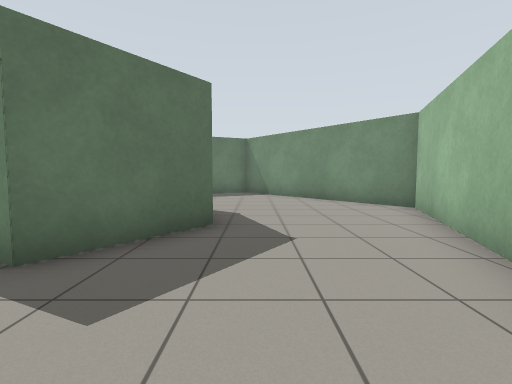
view 1 (above)

12 first-person views from a walk through a robot-simulator world made for Gazebo. The camera is 0.94 m above the floor, tilts 4° down and sees 85° across. The floor is counted in squares, 1 m on a side. Each view is taken from the middle of a square. On the plan, view 1 faces up. The plan holds only what a view shows up to about 11 squares ahead; the rest is blank.

view 2
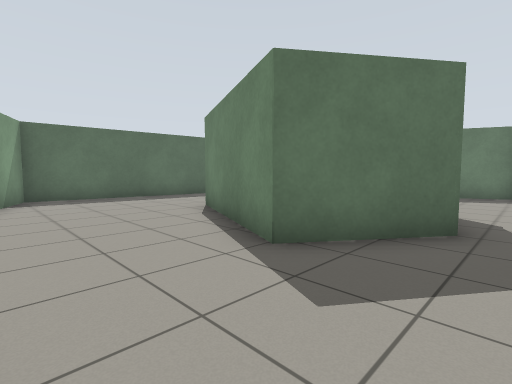

view 3
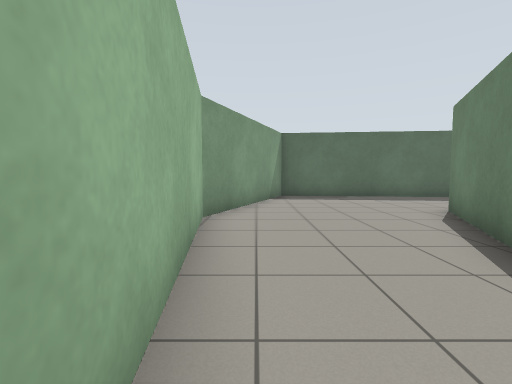

view 4
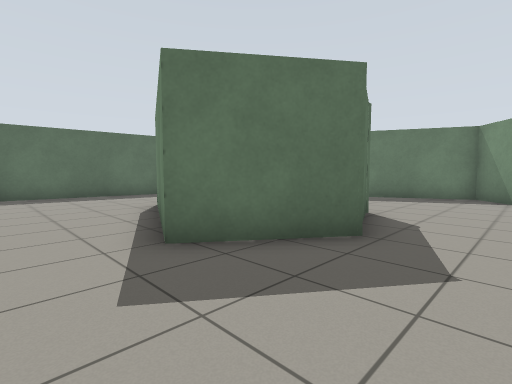

view 5
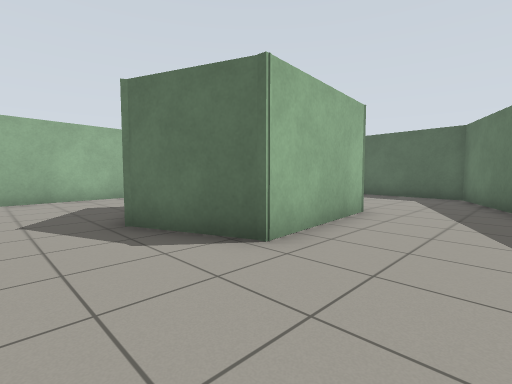

view 6
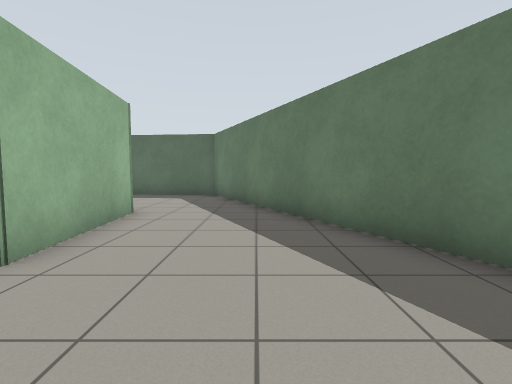

view 7
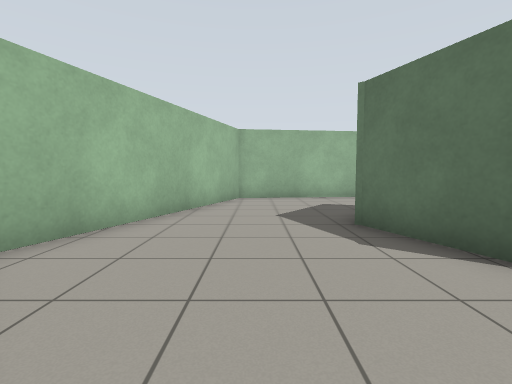

view 8
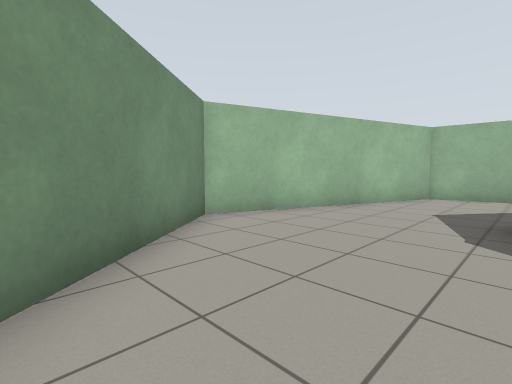

view 9
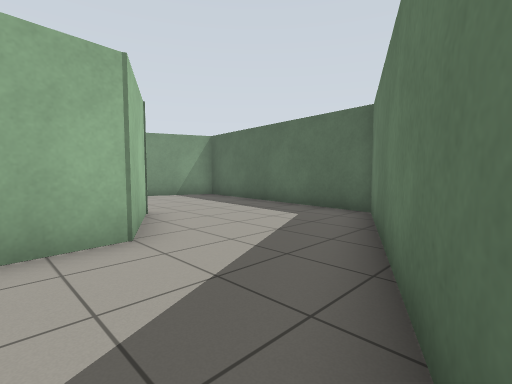

view 10
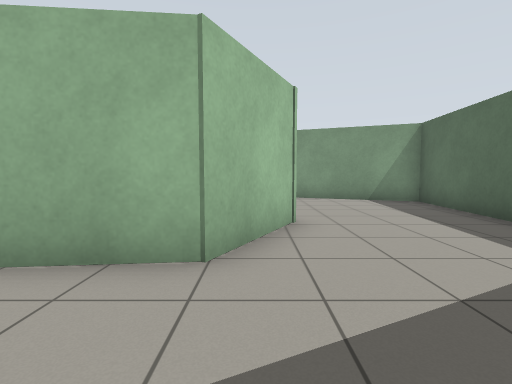

view 11
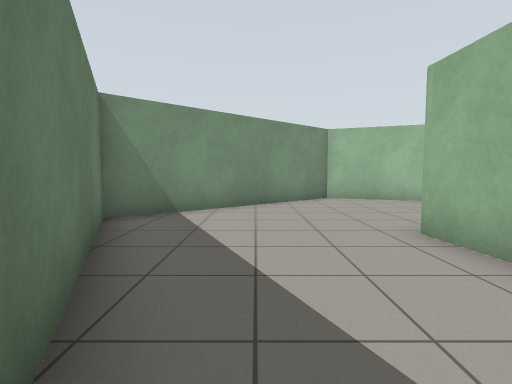

view 12
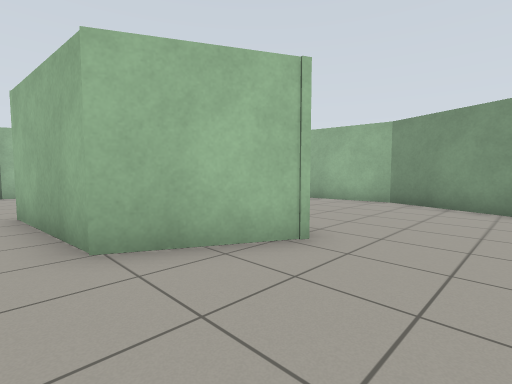

### Floor plan
Points are (right, up) in squares from view 1. A wall is a line through its corners. A room is listed if a view was taken in it or the views show most of it. See-through windows are left out.
Room 1 (views 1, 2, 3, 4, 5, 6, 7, 8, 9, 10, 11, 12)
walls: (-2.4, 2.7) (-6.7, 4.7) (-5.5, 7.1) (-1.8, 7.5) (-0.8, 4.9) (-2.4, 2.7); (-5.8, -1.1) (1.6, -0.2) (4.2, 7.4) (-0.4, 13.1) (-10.5, 8.3) (-11.3, 1) (-5.8, -1.1)

Positions as (right, up) in squares from view 1, and headings:
1: (0, 0), facing up
2: (0, 0), facing up-left
3: (0, 0), facing left
4: (1, 1), facing up-left
5: (1, 10), facing down-left
6: (1, 10), facing left
7: (1, 10), facing down
8: (-1, 11), facing down-right
9: (-4, 11), facing down-left
10: (-6, 10), facing down
11: (-6, 10), facing right
12: (-9, 8), facing down-right
